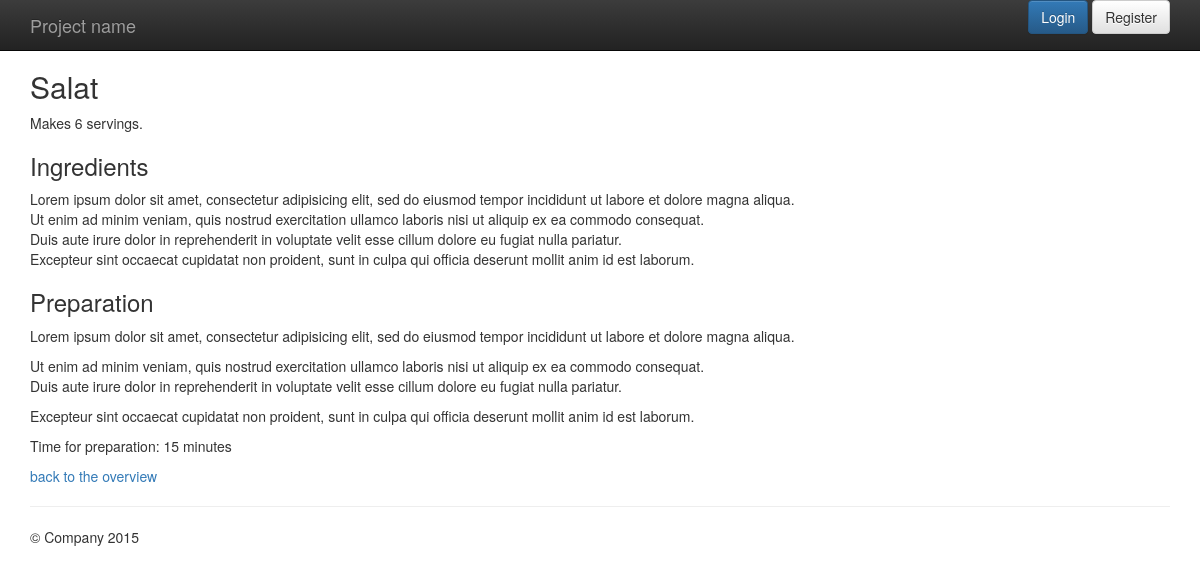
Screenshot of /recipe/salat/ with the database file from the repository.
### recipes/models.py (models this page shows, shortened)
class Recipe(models.Model):
    DIFFICULTY_EASY = 1
    DIFFICULTY_MEDIUM = 2
    DIFFICULTY_HARD = 3
    DIFFICULTIES = (
        (DIFFICULTY_EASY, 'simple'),
        (DIFFICULTY_MEDIUM, 'normal'),
        (DIFFICULTY_HARD, 'hard'),
    )
    title = models.CharField('Title', max_length=255)
    slug = models.SlugField(unique=True)
    ingredients = models.TextField('Ingredients',
        help_text='One ingredient per line')
    preparation = models.TextField('Preparation')
    time_for_preparation = models.IntegerField('Time for preparation',
        help_text='Time in minutes', blank=True, null=True)
    number_of_portions = models.PositiveIntegerField('Number of portions')
    difficulty = models.SmallIntegerField('Difficulty',
        choices=DIFFICULTIES, default=DIFFICULTY_MEDIUM)
    category = models.ManyToManyField(Category, verbose_name='Categories')  # related_name='recipe_set'
    author = models.ForeignKey(User, verbose_name='Author')
    photo = models.ImageField(upload_to='recipes', verbose_name='Photo', blank=True, null=True)
    date_created = models.DateTimeField(editable=False)
    date_updated = models.DateTimeField(editable=False)
    class Meta:
        verbose_name = 'Recipe'
        verbose_name_plural = 'Recipes'
        ordering = ['-date_created']

### recipes/views.py (the view)
# urls.py: url(r'^recipe/(?P<slug>[-\w]+)/$', recipes.views.detail,
def detail(request, slug):
    recipe = get_object_or_404(Recipe, slug=slug)
    return render(request, 'recipes/detail.html', {'object': recipe})

### recipes/templates/recipes/detail.html (shortened to what this page needs)
{% extends "base.html" %}
{% block content %}
  <h2>{{ object.title }}</h2>
  <p>Makes {{ object.number_of_portions }} servings.</p>
  <h3>Ingredients</h3>
  {{ object.ingredients|linebreaks }}
  <h3>Preparation</h3>
  {{ object.preparation|linebreaks }}
  <p>Time for preparation: {{ object.time_for_preparation }} minutes</p>
  <a href="{% url 'recipes_recipe_index' %}">back to the overview</a>
{% endblock %}

### templates/base.html (style rules this page uses)
body { padding-top: 50px; padding-bottom: 20px; }

### rows the page displays
Recipe: title "Salat", number_of_portions "6", ingredients "Lorem ipsum dolor sit amet, consectetur adipisicing elit, sed do eiusmod tempor incididunt ut labore et dolore magna aliqua. Ut enim ad minim veniam, quis nostrud exercitation ullamco laboris nisi ut aliquip ex ea commodo consequat. Duis aute irure dolor in reprehenderit in voluptate velit esse cillum dolore eu fugiat nulla pariatur. Excepteur sint occaecat cupidatat non proident, sunt in culpa qui officia deserunt mollit anim id est laborum.", preparation "Lorem ipsum dolor sit amet, consectetur adipisicing elit, sed do eiusmod tempor incididunt ut labore et dolore magna aliqua. Ut enim ad minim veniam, quis nostrud exercitation ullamco laboris nisi ut aliquip ex ea commodo consequat. Duis aute irure dolor in reprehenderit in voluptate velit esse cillum dolore eu fugiat nulla pariatur. Excepteur sint occaecat cupidatat non proident, sunt in culpa qui officia deserunt mollit anim id est laborum.", time_for_preparation "15"
